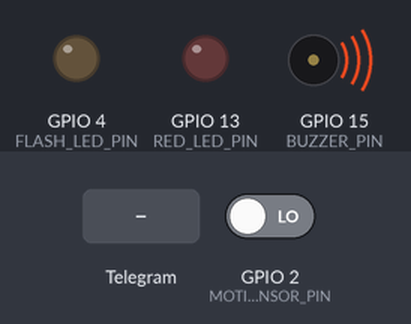
Bench run of a program on a simulated ESP32. Shown: output pins drawn as LEDs (lit = HIGH), buzzer (waves = sounding). Inputs (shaded band) come from the test bench; at power-on: GPIO 2 (MOTION_SENSOR_PIN) LOW. WiFi joins after 1.5 s; servers stay silent unless stated; the camera gives no picture; web services answer with replies made up by the test bench; what the program prints to the serial monitor is not drawn.

Above: at 0.1 s.
At 3.1 s:
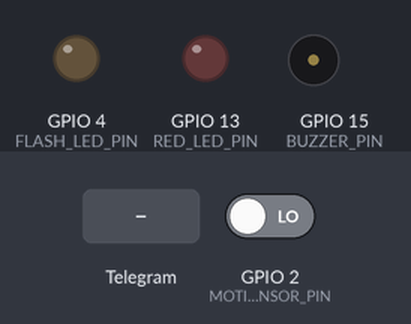
3.2 s: Telegram message "/flash_cam1" received
At 4.7 s:
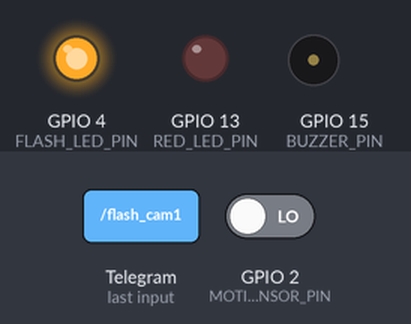
5.0 s: Telegram message "/photo_cam1" received
Timing chart, 0 to 8.0 s (numbered marks = the images above; inputs shaded):
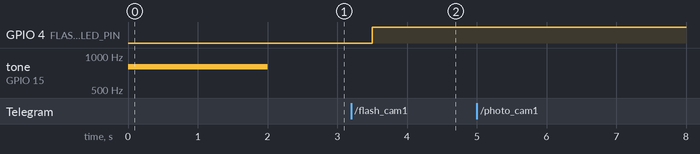

The program:

main.cpp
```cpp
#include <Arduino.h>
#include <UniversalTelegramBot.h>
#include <WiFiClientSecure.h>
#include <WiFi.h>
#include <esp_camera.h>
#include <ArduinoJson.h>

#include "soc/rtc_cntl_reg.h"
#include "soc/soc.h"

// ~~~~~~~~~~~~~~~~~~~~~~~~~~~~~~~~~~~~~~~~~~~~~~~~~~~~~~~~~~~~~~~~~~~~~~~~~~~~~~~~~~~~~~~~~~~~~~~~~
// Configurations
// ~~~~~~~~~~~~~~~~~~~~~~~~~~~~~~~~~~~~~~~~~~~~~~~~~~~~~~~~~~~~~~~~~~~~~~~~~~~~~~~~~~~~~~~~~~~~~~~~~

// -------------------------------------------------------------------------------------------------
// Wifi Configuration

#define CONNECTION_TIMEOUT 10

const char* ssid = "xxx";
const char* password = "xxx";

WiFiClientSecure secured_client;


// -------------------------------------------------------------------------------------------------
// Telegram Bot Configuration

String chat_id = "xxx";
String bot_token = "xxx";

UniversalTelegramBot bot(bot_token, secured_client);

const unsigned long BOT_MTBS = 1000; // mean time between scan messages
unsigned long bot_last_time;          // last time messages' scan has been done

// -------------------------------------------------------------------------------------------------
// Camera Configuration (CAMERA_MODEL_AI_THINKER)

#define PWDN_GPIO_NUM     32
#define RESET_GPIO_NUM    -1
#define XCLK_GPIO_NUM      0
#define SIOD_GPIO_NUM     26
#define SIOC_GPIO_NUM     27

#define Y9_GPIO_NUM       35
#define Y8_GPIO_NUM       34
#define Y7_GPIO_NUM       39
#define Y6_GPIO_NUM       36
#define Y5_GPIO_NUM       21
#define Y4_GPIO_NUM       19
#define Y3_GPIO_NUM       18
#define Y2_GPIO_NUM        5
#define VSYNC_GPIO_NUM    25
#define HREF_GPIO_NUM     23
#define PCLK_GPIO_NUM     22

#define FLASH_LED_PIN 4


// -------------------------------------------------------------------------------------------------
// Sensor and outputs pins

#define MOTION_SENSOR_PIN 2
#define RED_LED_PIN 13
#define BUZZER_PIN 15


// -------------------------------------------------------------------------------------------------
// Initial states

bool flash_state = LOW;
bool motion_detected = false;
bool motion_detection_toggle = false;
bool send_photo = false;

// ~~~~~~~~~~~~~~~~~~~~~~~~~~~~~~~~~~~~~~~~~~~~~~~~~~~~~~~~~~~~~~~~~~~~~~~~~~~~~~~~~~~~~~~~~~~~~~~~~
// Functions declarations
// ~~~~~~~~~~~~~~~~~~~~~~~~~~~~~~~~~~~~~~~~~~~~~~~~~~~~~~~~~~~~~~~~~~~~~~~~~~~~~~~~~~~~~~~~~~~~~~~~~

String sendPhotoToTelegram();
void handleNewMessages(int new_messages_num);
void IRAM_ATTR detectsMovement();

// ~~~~~~~~~~~~~~~~~~~~~~~~~~~~~~~~~~~~~~~~~~~~~~~~~~~~~~~~~~~~~~~~~~~~~~~~~~~~~~~~~~~~~~~~~~~~~~~~~
// Setup
// ~~~~~~~~~~~~~~~~~~~~~~~~~~~~~~~~~~~~~~~~~~~~~~~~~~~~~~~~~~~~~~~~~~~~~~~~~~~~~~~~~~~~~~~~~~~~~~~~~

void setup() {
    WRITE_PERI_REG(RTC_CNTL_BROWN_OUT_REG, 0); //disable brownout detector
    Serial.begin(115200);

    // ---------------------------------------------------------------------------------------------
    // Initialize sensors and outputs

    // Initialize flash led
    pinMode(FLASH_LED_PIN, OUTPUT);
    digitalWrite(FLASH_LED_PIN, flash_state);

    // Initialize motion sensor
    pinMode(MOTION_SENSOR_PIN, INPUT);
    attachInterrupt(digitalPinToInterrupt(MOTION_SENSOR_PIN), detectsMovement, RISING);

    // Initialize led
    pinMode(RED_LED_PIN, OUTPUT);
    digitalWrite(RED_LED_PIN, LOW);

    // Initialize buzzer
    pinMode(BUZZER_PIN, OUTPUT);
    tone(BUZZER_PIN, 800, 2000);

    //----------------------------------------------------------------------------------------------
    // Initilize camera

    camera_config_t config;
    config.ledc_channel = LEDC_CHANNEL_0;
    config.ledc_timer = LEDC_TIMER_0;
    config.pin_d0 = Y2_GPIO_NUM;
    config.pin_d1 = Y3_GPIO_NUM;
    config.pin_d2 = Y4_GPIO_NUM;
    config.pin_d3 = Y5_GPIO_NUM;
    config.pin_d4 = Y6_GPIO_NUM;
    config.pin_d5 = Y7_GPIO_NUM;
    config.pin_d6 = Y8_GPIO_NUM;
    config.pin_d7 = Y9_GPIO_NUM;
    config.pin_xclk = XCLK_GPIO_NUM;
    config.pin_pclk = PCLK_GPIO_NUM;
    config.pin_vsync = VSYNC_GPIO_NUM;
    config.pin_href = HREF_GPIO_NUM;
    config.pin_sccb_sda = SIOD_GPIO_NUM;
    config.pin_sccb_scl = SIOC_GPIO_NUM;
    config.pin_pwdn = PWDN_GPIO_NUM;
    config.pin_reset = RESET_GPIO_NUM;
    config.xclk_freq_hz = 20000000;
    config.pixel_format = PIXFORMAT_JPEG;
    config.grab_mode = CAMERA_GRAB_LATEST;

    if(psramFound()){
        config.frame_size = FRAMESIZE_UXGA;
        config.jpeg_quality = 10;
        config.fb_count = 2;
    } else {
        config.frame_size = FRAMESIZE_SVGA;
        config.jpeg_quality = 12;
        config.fb_count = 1;
    }

    // camera init
    esp_err_t err = esp_camera_init(&config);
    if (err != ESP_OK) {
        Serial.printf("Camera init failed with error 0x%x", err);
        return;
    }

    sensor_t *s = esp_camera_sensor_get();
    // initial sensors are flipped vertically and colors are a bit saturated
    if (s->id.PID == OV3660_PID) {
        s->set_vflip(s, 1);        // flip it back
        s->set_brightness(s, 1);   // up the brightness just a bit
        s->set_saturation(s, -2);  // lower the saturation
    }
    // drop down frame size for higher initial frame rate
    if (config.pixel_format == PIXFORMAT_JPEG) {
        s->set_framesize(s, FRAMESIZE_QVGA);
    }

    // ---------------------------------------------------------------------------------------------
    // Connect to WiFi

    WiFi.mode(WIFI_STA);
    Serial.println();
    Serial.println("\nConnecting to ");
    Serial.println(ssid);
    WiFi.begin(ssid, password);

    int timeout_counter = 0;

    // restart ESP32 after 10 seconds if it can't connect to the WiFi
    while(WiFi.status() != WL_CONNECTED){
        Serial.print(".");
        delay(200);
        timeout_counter++;
        if(timeout_counter >= CONNECTION_TIMEOUT*5){
        ESP.restart();
        }
    }

    // Add root certificate for api.telegram.org
    secured_client.setCACert(TELEGRAM_CERTIFICATE_ROOT);

    Serial.println("\nConnected to the WiFi network");
    Serial.print("Local ESP32 IP: ");
    Serial.println(WiFi.localIP());
}


// ~~~~~~~~~~~~~~~~~~~~~~~~~~~~~~~~~~~~~~~~~~~~~~~~~~~~~~~~~~~~~~~~~~~~~~~~~~~~~~~~~~~~~~~~~~~~~~~~~
// Loop
// ~~~~~~~~~~~~~~~~~~~~~~~~~~~~~~~~~~~~~~~~~~~~~~~~~~~~~~~~~~~~~~~~~~~~~~~~~~~~~~~~~~~~~~~~~~~~~~~~~

void loop() {
    if (send_photo) {
        Serial.println("Sending photo to Telegram...");
        send_photo = false;
        sendPhotoToTelegram();
    }

    if (motion_detected && motion_detection_toggle) {
        bot.sendMessage(chat_id, "Motion detected on Camera #1!", "");
        Serial.println("Motion detected!");
        digitalWrite(RED_LED_PIN, HIGH);
        sendPhotoToTelegram();
        digitalWrite(RED_LED_PIN, LOW);
        tone(BUZZER_PIN, 1000, 1000);
        motion_detected = false;
    }

    if (millis() - bot_last_time > BOT_MTBS) {
        int new_messages_num = bot.getUpdates(bot.last_message_received + 1);

        while (new_messages_num) {
            Serial.println("got response");
            handleNewMessages(new_messages_num);
            new_messages_num = bot.getUpdates(bot.last_message_received + 1);
        }

        bot_last_time = millis();
    }
}

// ~~~~~~~~~~~~~~~~~~~~~~~~~~~~~~~~~~~~~~~~~~~~~~~~~~~~~~~~~~~~~~~~~~~~~~~~~~~~~~~~~~~~~~~~~~~~~~~~~
// Functions definitions
// ~~~~~~~~~~~~~~~~~~~~~~~~~~~~~~~~~~~~~~~~~~~~~~~~~~~~~~~~~~~~~~~~~~~~~~~~~~~~~~~~~~~~~~~~~~~~~~~~~

String sendPhotoToTelegram(){
    const char* telegram_domain = "api.telegram.org";
    String get_all = "";
    String get_body = "";

    camera_fb_t * fb = NULL;
    fb = esp_camera_fb_get();
    if(!fb) {
        Serial.println("Camera capture failed");
        delay(1000);
        ESP.restart();
        return "Camera capture failed";
    }

    Serial.println("Connect to " + String(telegram_domain));

    if (secured_client.connect(telegram_domain, 443)) {
        Serial.println("Connection successful");

        String head = "--PR_IoT\r\nContent-Disposition: form-data; name=\"chat_id\"; \r\n\r\n" + chat_id + "\r\n--PR_IoT\r\nContent-Disposition: form-data; name=\"photo\"; filename=\"esp32-cam.jpg\"\r\nContent-Type: image/jpeg\r\n\r\n";
        String tail = "\r\n--PR_IoT--\r\n";

        uint16_t image_len = fb->len;
        uint16_t extra_len = head.length() + tail.length();
        uint16_t total_len = image_len + extra_len;

        secured_client.println("POST /bot"+ bot_token +"/sendPhoto HTTP/1.1");
        secured_client.println("Host: " + String(telegram_domain));
        secured_client.println("Content-Length: " + String(total_len));
        secured_client.println("Content-Type: multipart/form-data; boundary=PR_IoT");
        secured_client.println();
        secured_client.print(head);

        uint8_t *fb_buf = fb->buf;
        size_t fb_len = fb->len;
        for (size_t n=0;n<fb_len;n=n+1024) {
            if (n+1024<fb_len) {
                secured_client.write(fb_buf, 1024);
                fb_buf += 1024;
            }
            else if (fb_len%1024>0) {
                size_t remainder = fb_len%1024;
                secured_client.write(fb_buf, remainder);
            }
        }

        secured_client.print(tail);

        esp_camera_fb_return(fb);

        int timeout = 10000;   // timeout 10 seconds
        long start_timer = millis();
        boolean state = false;

        while ((start_timer + timeout) > millis()) {
            Serial.print(".");
            delay(100);

            while (secured_client.available()) {
                char c = secured_client.read();

                if (state==true) get_body += String(c);

                if (c == '\n') {
                    if (get_all.length()==0) state=true;
                    get_all = "";
                }
                else if (c != '\r')
                    get_all += String(c);
                    start_timer = millis();
            }

            if (get_body.length()>0) break;
        }
        secured_client.stop();
        Serial.println(get_body);
    }
    else {
        get_body="Connected to api.telegram.org failed.";
        Serial.println("Connected to api.telegram.org failed.");
    }
    return get_body;
}

// -------------------------------------------------------------------------------------------------

void handleNewMessages(int new_messages_num){
  Serial.print("Handle New Messages: ");
  Serial.println(new_messages_num);

  for (int i = 0; i < new_messages_num; i++){
    // Chat id of the requester
    String requester_chat_id = String(bot.messages[i].chat_id);
    if (requester_chat_id != chat_id){
      bot.sendMessage(requester_chat_id, "Unauthorized user", "");
      continue;
    }

    // Print the received message
    String text = bot.messages[i].text;
    Serial.println(text);

    String fromName = bot.messages[i].from_name;

    if (text == "/flash_cam1") {
        flash_state = !flash_state;
        digitalWrite(FLASH_LED_PIN, flash_state);
    }

    if (text == "/photo_cam1") {
        send_photo = true;
        Serial.println("New photo request");
        bot.sendMessage(chat_id, "Photo Taken on Camera #1", "");
    }

    if (text == "/toggle_motion_detection_cam1") {
        motion_detection_toggle = !motion_detection_toggle;
        if (motion_detection_toggle) {
            bot.sendMessage(chat_id, "Motion detection enabled on Camera #1", "");
        } else {
            bot.sendMessage(chat_id, "Motion detection disabled on Camera #1", "");
        }
    }
  }
}

// -------------------------------------------------------------------------------------------------

void IRAM_ATTR detectsMovement() {
    motion_detected = true;
}
```

Measured:
- after the input at 3.2 s, GPIO 4 (FLASH_LED_PIN): LOW → HIGH after 0.30 s
- after the input at 5.0 s, every drawn part: stays the same
